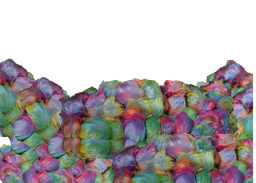
#> input picture BACK_TRIBBLES.png, 256 x 183 px, shrunk from 2100 x 1500 before the run
$ python greenscreen_remove.py BACK_TRIBBLES.png
#> lines starting #> are read from the running program, lines starting #| are printed output that depends on the picture
"""
Removes greenscreen from an image.
Usage: python greenscreen_remove.py image.jpg
"""

from PIL import Image
import sys
import os


def rgb_to_hsv(r, g, b):
    maxc = max(r, g, b)
    minc = min(r, g, b)
    v = maxc
    if minc == maxc:
        return 0.0, 0.0, v
    s = (maxc-minc) / maxc
    rc = (maxc-r) / (maxc-minc)
    gc = (maxc-g) / (maxc-minc)
    bc = (maxc-b) / (maxc-minc)
    if r == maxc:
        h = bc-gc
    elif g == maxc:
        h = 2.0+rc-bc
    else:
        h = 4.0+gc-rc
    h = (h/6.0) % 1.0
    return h, s, v


GREEN_RANGE_MIN_HSV = (100, 80, 70)
GREEN_RANGE_MAX_HSV = (185, 255, 150)

def main():
    # Load image and convert it to RGBA, so it contains alpha channel
    file_path = sys.argv[1]
    name, ext = os.path.splitext(file_path)
    im = Image.open(file_path)
#> im is the input picture: PIL image 256x183 RGBA; mean R, G, B, A 69.1, 62.9, 63.5, 144
    im = im.convert('RGBA')

    # Go through all pixels and turn each 'green' pixel to transparent
    pix = im.load()
    width, height = im.size
#> width = 256; height = 183
    for x in range(width):
        for y in range(height):
            r, g, b, a = pix[x, y]
            h_ratio, s_ratio, v_ratio = rgb_to_hsv(r / 255.0, g / 255.0, b / 255.0)
            h, s, v = (h_ratio * 360, s_ratio * 255, v_ratio * 255)

            min_h, min_s, min_v = GREEN_RANGE_MIN_HSV
            max_h, max_s, max_v = GREEN_RANGE_MAX_HSV
            if min_h <= h <= max_h and min_s <= s <= max_s and min_v <= v <= max_v:
                pix[x, y] = (0, 0, 0, 0)


    im.save(name + '.png')
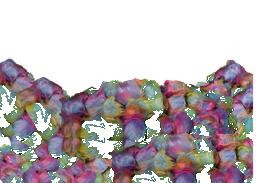
#> saved as BACK_TRIBBLES.png: PIL image 256x183 RGBA; mean R, G, B, A 64.9, 55.6, 58, 129.2; transparent parts drawn white


if __name__ == '__main__':
    main()

$ run again, on FRONT_TRIBBLES.png
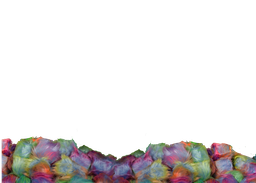
#> input picture FRONT_TRIBBLES.png, 256 x 183 px, shrunk from 2100 x 1500 before the run
#> in main, im is the input picture: PIL image 256x183 RGBA; mean R, G, B, A 26.1, 22.7, 22.1, 51.5
#> in main, `im.save(name + '.png')`:
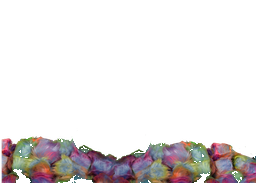
#> saved as FRONT_TRIBBLES.png: PIL image 256x183 RGBA; mean R, G, B, A 25.5, 21.5, 21.3, 49.3; transparent parts drawn white
